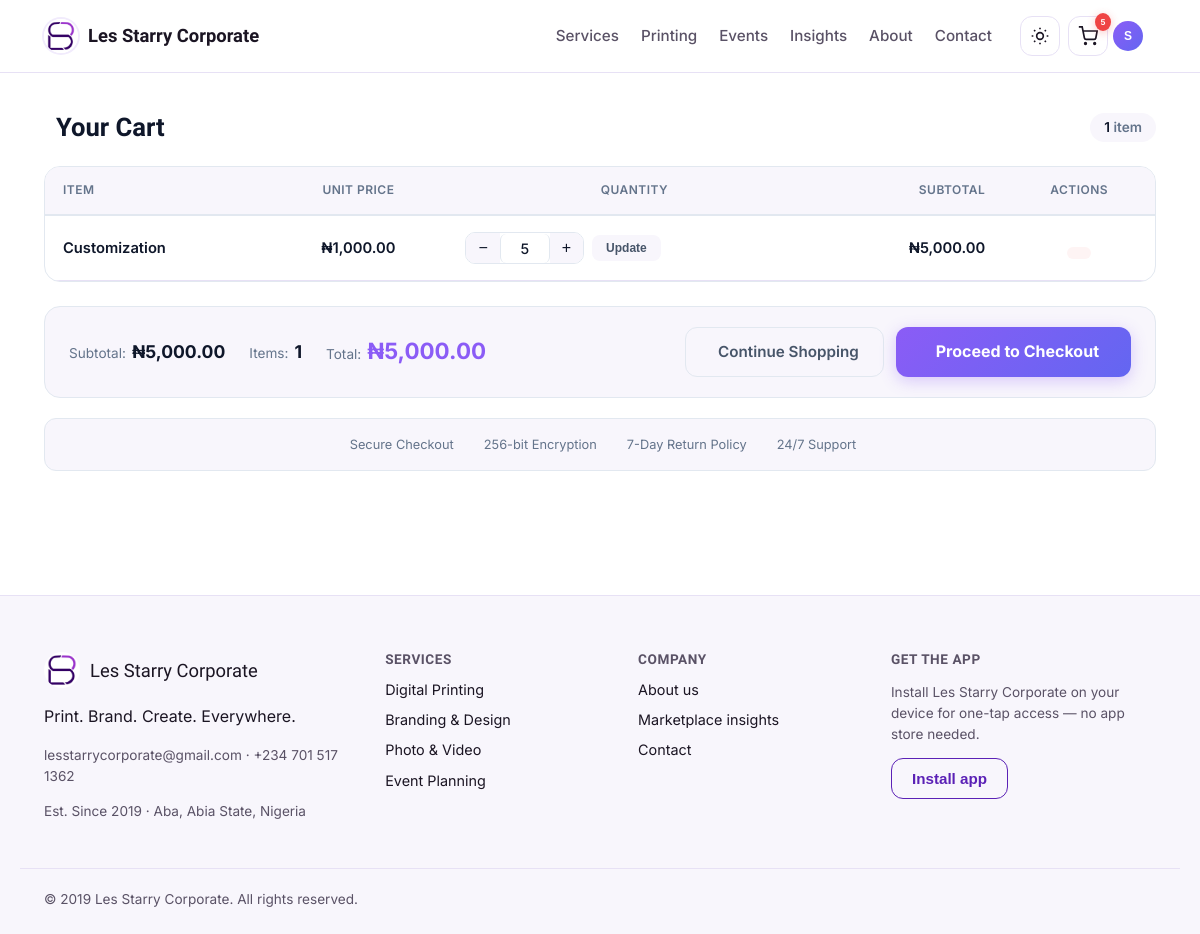
The page /cart/ (signed in) on the database its author committed.
### app/models.py (models this page shows, shortened)
class User(UserMixin, db.Model):
    __tablename__ = "users"
    id = db.Column(db.Integer, primary_key=True)
    full_name = db.Column(db.String(120), nullable=False)
    email = db.Column(db.String(150), unique=True, nullable=False, index=True)
    phone = db.Column(db.String(30))
    password_hash = db.Column(db.String(255), nullable=False)
    is_admin = db.Column(db.Boolean, default=False)
    preferred_theme = db.Column(db.String(20), default="light")
    preferred_currency = db.Column(db.String(10), default="NGN")
    address = db.Column(db.String(255), nullable=True)
    last_login = db.Column(db.DateTime, nullable=True)
    created_at = db.Column(db.DateTime, default=datetime.utcnow)
    updated_at = db.Column(db.DateTime, default=datetime.utcnow, onupdate=datetime.utcnow)
    bookings = db.relationship(
        "Booking",
        foreign_keys="Booking.user_id",
        back_populates="customer",
        lazy=True
    )
    orders = db.relationship("Order", back_populates="customer", lazy=True)
    cart_items = db.relationship("CartItem", back_populates="owner", lazy=True, cascade="all, delete-orphan")
    reviews = db.relationship("Review", back_populates="author", lazy=True)
    assigned_bookings = db.relationship(
        "Booking",
        foreign_keys="Booking.assigned_staff_id",
        back_populates="assigned_staff",
        lazy=True
    )
    wishlist_items = db.relationship("Wishlist", back_populates="user", lazy=True, cascade="all, delete-orphan")
    notifications = db.relationship("Notification", back_populates="user", lazy=True, cascade="all, delete-orphan")
    activities = db.relationship("ActivityLog", back_populates="user", lazy=True, cascade="all, delete-orphan")

class CartItem(db.Model):
    __tablename__ = "cart_items"
    id = db.Column(db.Integer, primary_key=True)
    user_id = db.Column(db.Integer, db.ForeignKey("users.id"), nullable=False)
    service_id = db.Column(db.Integer, db.ForeignKey("services.id"), nullable=False)
    quantity = db.Column(db.Integer, default=1)
    customization_notes = db.Column(db.Text)
    options = db.Column(db.Text, nullable=True)
    added_at = db.Column(db.DateTime, default=datetime.utcnow)
    updated_at = db.Column(db.DateTime, default=datetime.utcnow, onupdate=datetime.utcnow)
    service = db.relationship("Service")
    owner = db.relationship("User", back_populates="cart_items")
    @property
    def options_dict(self):
        import json
        if not self.options:
            return {}
        try:
            return json.loads(self.options)
        except (ValueError, TypeError):
            return {}
    @property
    def unit_price(self):
        opts = self.options_dict
        if opts.get("computed_unit_price") is not None:
            return round(float(opts["computed_unit_price"]), 2)
        return self.service.price
    @property
    def subtotal(self):
        return round(self.unit_price * self.quantity, 2)

class Service(db.Model):
    __tablename__ = "services"
    id = db.Column(db.Integer, primary_key=True)
    category_id = db.Column(db.Integer, db.ForeignKey("service_categories.id"), nullable=False)
    name = db.Column(db.String(150), nullable=False)
    slug = db.Column(db.String(150), unique=True, nullable=False)
    short_description = db.Column(db.String(255))
    description = db.Column(db.Text)
    image = db.Column(db.String(255), default="img/placeholder-service.jpg")
    additional_images = db.Column(db.Text, nullable=True)
    price = db.Column(db.Float, nullable=False, default=0.0)
    unit = db.Column(db.String(50), default="item")
    compare_at_price = db.Column(db.Float, nullable=True)
    is_on_sale = db.Column(db.Boolean, default=False)
    sale_start_date = db.Column(db.DateTime, nullable=True)
    sale_end_date = db.Column(db.DateTime, nullable=True)
    estimated_delivery_days = db.Column(db.Integer, default=3)
    has_express_option = db.Column(db.Boolean, default=False)
    express_price_multiplier = db.Column(db.Float, default=1.5)
    is_bookable = db.Column(db.Boolean, default=False)
    is_purchasable = db.Column(db.Boolean, default=True)
    is_featured = db.Column(db.Boolean, default=False)
    is_active = db.Column(db.Boolean, default=True)
    is_dimensional = db.Column(db.Boolean, default=False)
    price_per_sqft = db.Column(db.Float, default=0.0)
    preset_sizes = db.Column(db.Text, nullable=True)
    requires_upload = db.Column(db.Boolean, default=False)
    max_upload_mb = db.Column(db.Integer, default=50)
    stock_quantity = db.Column(db.Integer, default=0)
    low_stock_threshold = db.Column(db.Integer, default=5)
    track_inventory = db.Column(db.Boolean, default=False)
    meta_title = db.Column(db.String(100), nullable=True)
    meta_description = db.Column(db.String(200), nullable=True)
    created_at = db.Column(db.DateTime, default=datetime.utcnow)
    updated_at = db.Column(db.DateTime, default=datetime.utcnow, onupdate=datetime.utcnow)
    category = db.relationship("ServiceCategory", back_populates="services")
    bookings = db.relationship("Booking", back_populates="service", lazy=True)
    reviews = db.relationship("Review", back_populates="service", lazy=True)
    order_items = db.relationship("OrderItem", back_populates="service", lazy=True)
    wishlist_entries = db.relationship("Wishlist", back_populates="service", lazy=True, cascade="all, delete-orphan")

### app/blueprints/cart/routes.py (the view)
@cart_bp.route("/")
@login_required
def view_cart():
    try:
        items = CartItem.query.filter_by(user_id=current_user.id).all()
        total = sum(item.subtotal for item in items)
        item_count = sum(item.quantity for item in items)
        return render_template(
            "cart/view.html",
            items=items,
            total=total,
            item_count=item_count
        )
    except Exception as e:
        logger.error(f"Error viewing cart: {e}")
        flash("Unable to load your cart. Please try again.", "error")
        return redirect(url_for('catalog.list_services'))

### app/templates/cart/view.html (shortened to what this page needs)
{% extends "base.html" %}
{% block content %}
<section class="cart-page">
  <div class="container">
    <div class="cart-header">
      <h1>
        Your Cart
      </h1>
      <div class="cart-count-badge">
        <span class="count-number" id="cartItemCount">{{ items|length }}</span>
        item{{ 's' if items|length != 1 }}
      </div>
    </div>
    {% if items %}
    <div class="responsive-table">
      <table class="cart-table">
        <thead>
          <tr>
            <th>Item</th>
            <th style="text-align: center;">Unit Price</th>
            <th style="text-align: center;">Quantity</th>
            <th style="text-align: right;">Subtotal</th>
            <th style="text-align: center;">Actions</th>
          </tr>
        </thead>
        <tbody id="cartBody">
          {% for item in items %}
          <tr class="cart-row" data-item-id="{{ item.id }}" style="animation-delay: {{ loop.index * 0.05 }}s;">
            <td>
              <span class="item-name">{{ item.service.name }}</span>
            </td>
            <td style="text-align: center;" class="item-price">{{ item.service.price | money }}</td>
            <td style="text-align: center;">
              <form class="qty-form" data-item-id="{{ item.id }}" data-action="{{ url_for('cart.update_item', item_id=item.id) }}">
                <div class="qty-input-group">
                  <button type="button" class="qty-btn qty-minus" data-item-id="{{ item.id }}">−</button>
                  <input type="number" name="quantity" value="{{ item.quantity }}" min="0" data-item-id="{{ item.id }}">
                  <button type="button" class="qty-btn qty-plus" data-item-id="{{ item.id }}">+</button>
                </div>
                <button type="submit" class="btn-update" data-item-id="{{ item.id }}">
                  <span class="btn-text">Update</span>
                </button>
              </form>
            </td>
            <td style="text-align: right; font-weight: 600;" class="item-subtotal" data-item-id="{{ item.id }}">
              {{ item.subtotal | money }}
            </td>
            <td style="text-align: center;">
              <button class="btn-remove" data-item-id="{{ item.id }}" data-action="{{ url_for('cart.remove_item', item_id=item.id) }}">
              </button>
            </td>
          </tr>
          {% endfor %}
        </tbody>
      </table>
    </div>
    <div class="cart-summary" id="cartSummary">
      <div class="summary-left">
        <div class="summary-item">
          <span class="label">Subtotal:</span>
          <span class="value" id="cartSubtotal">{{ total | money }}</span>
        </div>
        <div class="summary-item">
          <span class="label">Items:</span>
          <span class="value" id="cartTotalItems">{{ items|length }}</span>
        </div>
        <div class="summary-item">
          <span class="label">Total:</span>
          <span class="value total" id="cartTotal">{{ total | money }}</span>
        </div>
      </div>
      <div class="summary-right">
        <a href="{{ url_for('catalog.list_services') }}" class="btn-continue-shopping">
           Continue Shopping
        </a>
        <a href="{{ url_for('cart.checkout') }}" class="btn-checkout" id="checkoutBtn">
           Proceed to Checkout
        </a>
      </div>
    </div>
    <div style="display: flex; justify-content: center; gap: 24px; margin-top: 20px; flex-wrap: wrap; padding: 16px; background: var(--bg-elevated, #f8fafc); border-radius: 12px; border: 1px solid var(--border-color, #e2e8f0);">
      <span style="display: flex; align-items: center; gap: 6px; font-size: 0.8rem; color: #64748b;">
         Secure Checkout
      </span>
      <span style="display: flex; align-items: center; gap: 6px; font-size: 0.8rem; color: #64748b;">
         256-bit Encryption
      </span>
      <span style="display: flex; align-items: center; gap: 6px; font-size: 0.8rem; color: #64748b;">
         7-Day Return Policy
      </span>
      <span style="display: flex; align-items: center; gap: 6px; font-size: 0.8rem; color: #64748b;">
         24/7 Support
      </span>
    </div>
    {% endif %}
  </div>
</section>
{% endblock %}

### app/templates/base.html (shortened to what this page needs)
<!DOCTYPE html>
<html lang="en" data-theme="light">
<head>
<link rel="stylesheet" href="{{ url_for('static', filename='css/style.css') }}">
</head>
<body>
<header class="site-header">
  <div class="container header-inner">
    <a href="{{ url_for('main.index') }}" class="brand">
      <span class="brand-mark" aria-hidden="true">
        <img src="{{ url_for('static', filename='img/brand/logo-mark.png') }}" alt="" width="34" height="34">
      </span>
      <span class="brand-name">{{ company_name }}</span>
    </a>
    <nav class="main-nav" aria-label="Primary">
      <a href="{{ url_for('catalog.list_services') }}">Services</a>
      <a href="{{ url_for('catalog.list_services') }}?category=printing">Printing</a>
      <a href="{{ url_for('catalog.list_services') }}?category=events">Events</a>
      <a href="{{ url_for('main.marketplace_insights') }}">Insights</a>
      <a href="{{ url_for('main.about') }}">About</a>
      <a href="{{ url_for('main.contact') }}">Contact</a>
    </nav>
    <div class="header-actions">
      {% if request.blueprint not in ['admin', 'dashboard'] %}
      <button id="theme-toggle" class="icon-btn theme-toggle-btn" aria-label="Toggle dark mode" title="Toggle light/dark mode">
        <svg class="icon-sun" width="20" height="20" viewBox="0 0 24 24" fill="none" stroke="currentColor" stroke-width="2"><circle cx="12" cy="12" r="4"/><path d="M12 2v2M12 20v2M4.9 4.9l1.4 1.4M17.7 17.7l1.4 1.4M2 12h2M20 12h2M4.9 19.1l1.4-1.4M17.7 6.3l1.4-1.4"/></svg>
      </button>
      {% endif %}
      <a href="{{ url_for('cart.view_cart') }}" class="icon-btn cart-link" aria-label="View cart" id="cartLink">
        <svg width="20" height="20" viewBox="0 0 24 24" fill="none" stroke="currentColor" stroke-width="2"><circle cx="9" cy="21" r="1"/><circle cx="20" cy="21" r="1"/><path d="M1 1h4l2.7 13.4a2 2 0 002 1.6h9.7a2 2 0 002-1.6L23 6H6"/></svg>
        {% if current_user.is_authenticated and cart_count and cart_count > 0 %}
        <span class="badge cart-badge" id="cartBadge">{{ cart_count }}</span>
        {% elif current_user.is_authenticated %}
        <span class="badge cart-badge" id="cartBadge" style="display: none;">0</span>
        {% endif %}
      </a>
      {% if current_user.is_authenticated %}
      <div class="user-menu" id="userMenu">
        <button class="icon-btn user-btn" id="userMenuBtn" aria-haspopup="true" aria-expanded="false" aria-label="User menu">
          <span class="user-avatar">{{ current_user.full_name[0]|upper }}</span>
        </button>
      </div>
      {% else %}
      <a href="{{ url_for('auth.login') }}" class="btn btn-ghost btn-sm">Log in</a>
      <a href="{{ url_for('auth.register') }}" class="btn btn-primary btn-sm">Sign up</a>
      {% endif %}
    </div>
  </div>
</header>
<main id="main-content">
  {% block content %}{% endblock %}
</main>
<footer class="site-footer">
  <div class="container footer-grid">
    <div class="footer-brand">
      <div class="footer-brand-mark">
        <img src="{{ url_for('static', filename='img/brand/logo-mark.png') }}" alt="{{ company_name }} logo" width="36" height="36">
        <span class="brand-name">{{ company_name }}</span>
      </div>
      <p>{{ company_tagline }}</p>
      <p class="footer-meta">{{ company_email }} · {{ company_phone }}</p>
      <p class="footer-meta">Est. {{ company_founded }} · Aba, Abia State, Nigeria</p>
    </div>
    <div class="footer-col">
      <h4>Services</h4>
      <a href="{{ url_for('catalog.list_services') }}?category=printing">Digital Printing</a>
      <a href="{{ url_for('catalog.list_services') }}?category=branding">Branding &amp; Design</a>
      <a href="{{ url_for('catalog.list_services') }}?category=photo-video">Photo &amp; Video</a>
      <a href="{{ url_for('catalog.list_services') }}?category=events">Event Planning</a>
    </div>
    <div class="footer-col">
      <h4>Company</h4>
      <a href="{{ url_for('main.about') }}">About us</a>
      <a href="{{ url_for('main.marketplace_insights') }}">Marketplace insights</a>
      <a href="{{ url_for('main.contact') }}">Contact</a>
    </div>
    <div class="footer-col">
      <h4>Get the app</h4>
      <p class="footer-meta">Install {{ company_name }} on your device for one-tap access — no app store needed.</p>
      <button id="install-btn" class="btn btn-outline" hidden>Install app</button>
    </div>
  </div>
  <div class="container footer-bottom">
    <span>&copy; {{ company_founded.split()[-1] if company_founded else '2026' }} {{ company_name }}. All rights reserved.</span>
  </div>
</footer>
</body>
</html>

### rows shown on the page
User: full_name "S", preferred_currency "₦5,000.00"
CartItem: service.name "Customization", service.price "₦1,000.00", quantity "5", subtotal "₦5,000.00"

### other values the page prints
{{ company_name }} "Les Starry Corporate"
{{ cart_count }} "5"
{{ items|length }} "1"
{{ company_tagline }} "Print. Brand. Create. Everywhere."
{{ company_email }} "lesstarrycorporate@gmail.com"
{{ company_phone }} "+234 701 517 1362"
{{ company_founded }} "Since 2019"
{{ company_founded.split()[-1] if company_founded else '2026' }} "2019"
